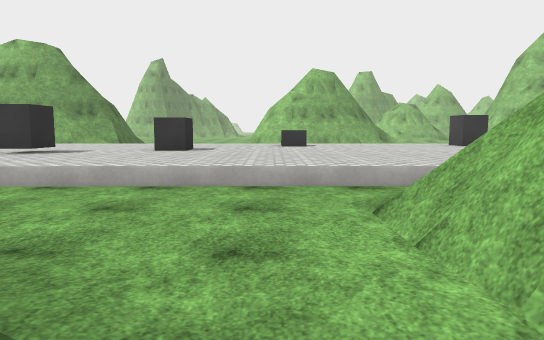
[1] (above)

24 first-person views from a walk through a Unity game level. The camera is 1.2 m above the floor, tilts 6° down and sees 70° across. The floor is counted in squares, 2 m on a side. Each view is taken from the middle of a square. On the plan, view 1 faces up. The plan holds only what a view shows up to about 11 squares ahead; the rest is blank. The place goes on beyond the plan. Surface patterns are stand-ins for the level's own textures.

[2]
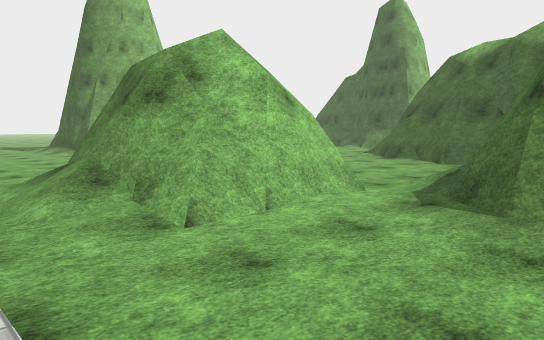

[3]
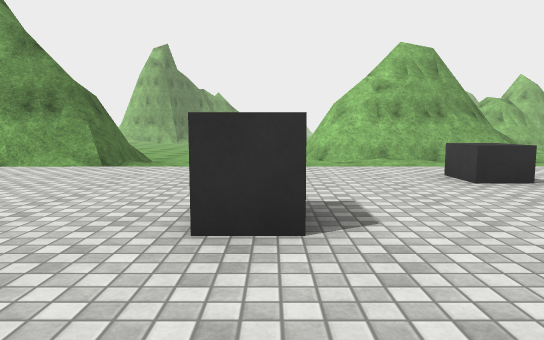

[4]
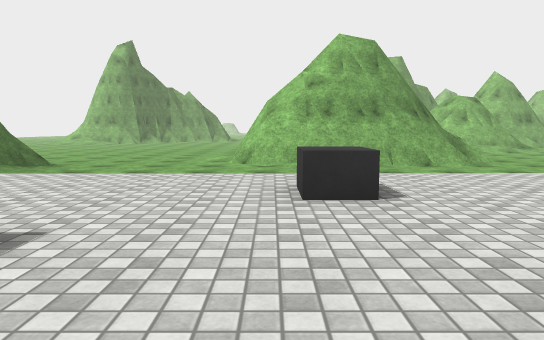

[5]
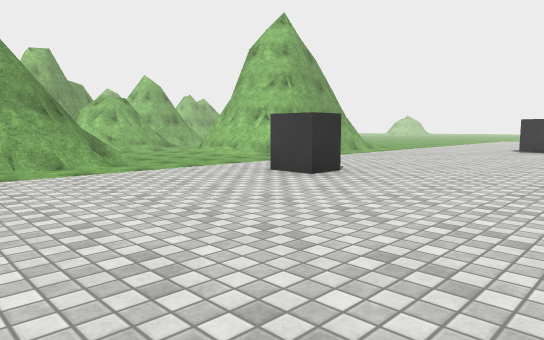

[6]
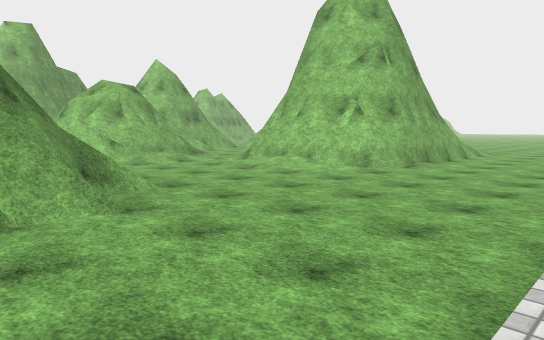

[7]
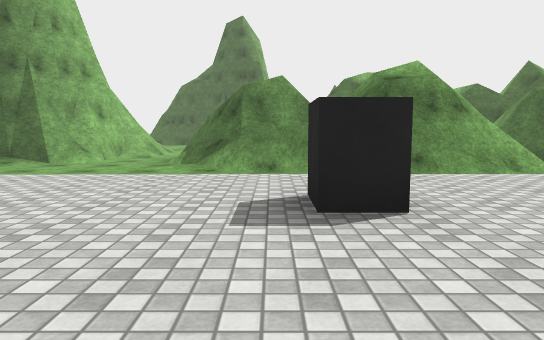

[8]
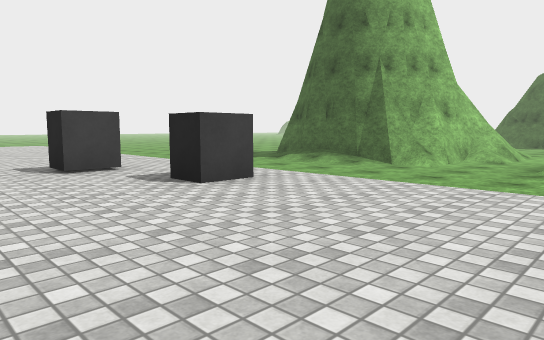

[9]
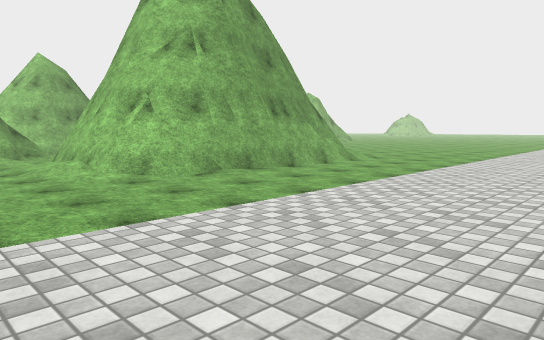

[10]
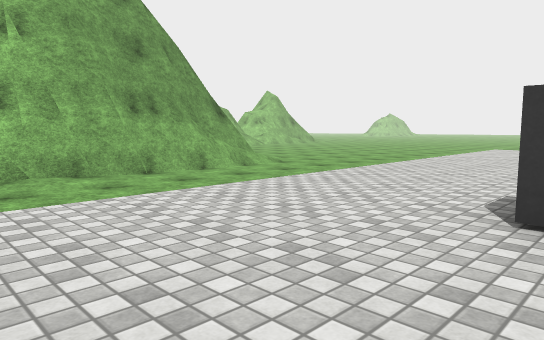

[11]
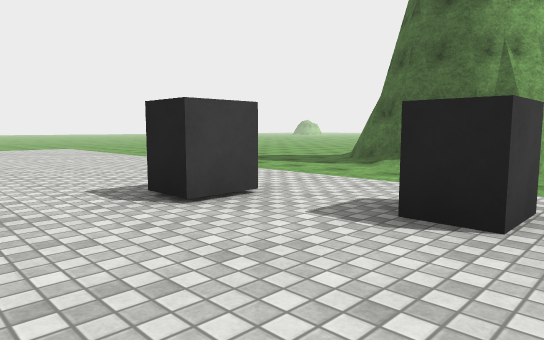

[12]
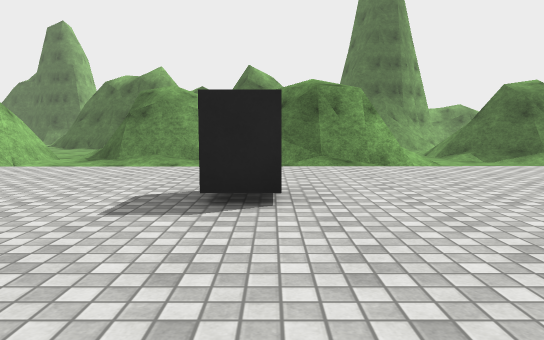

[13]
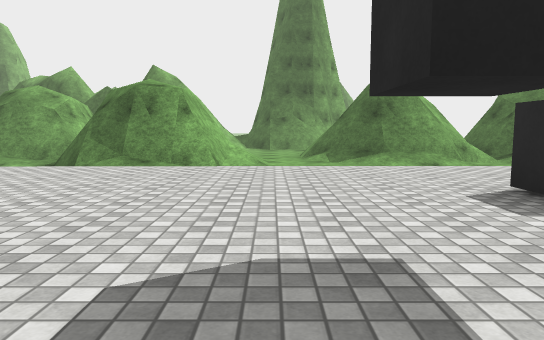

[14]
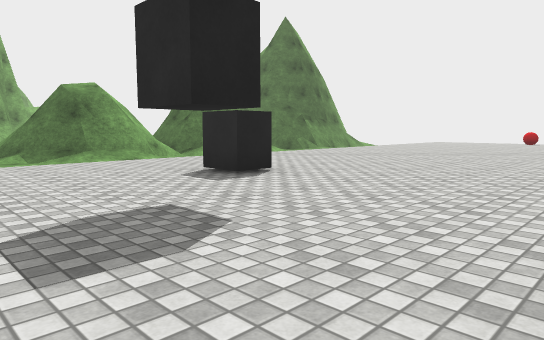

[15]
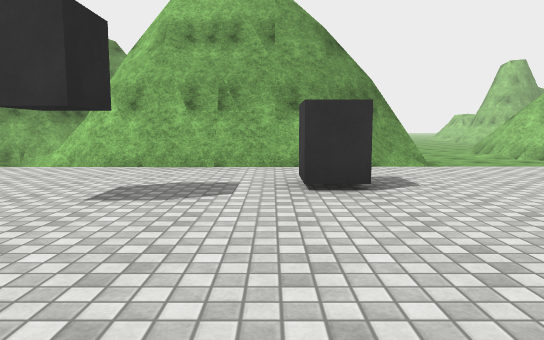

[16]
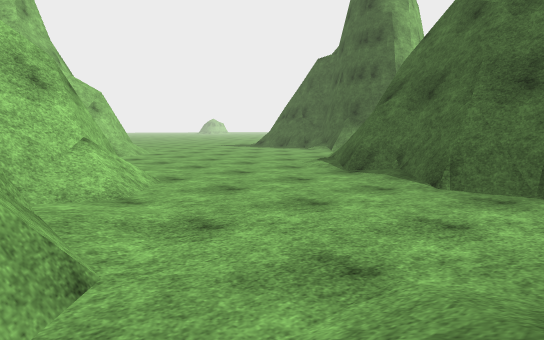

[17]
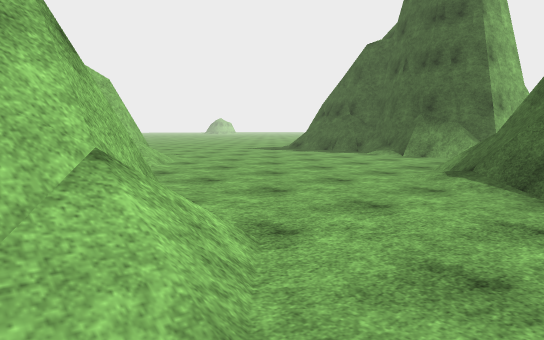

[18]
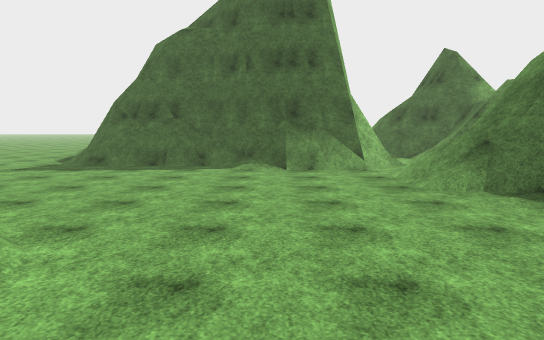

[19]
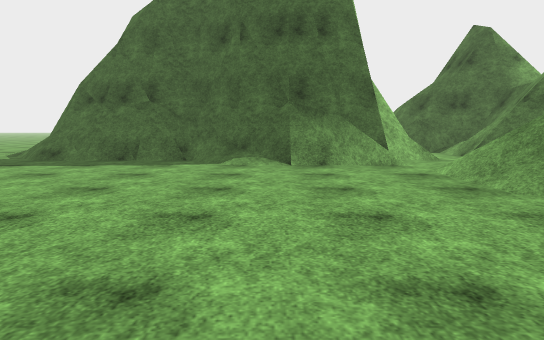

[20]
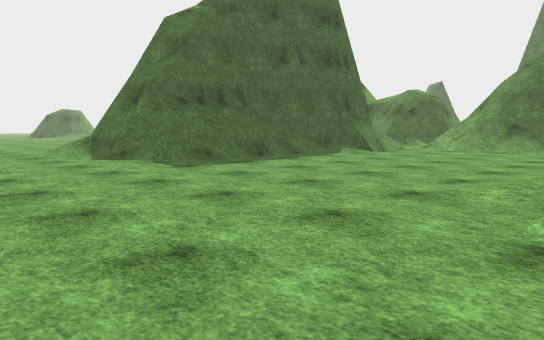

[21]
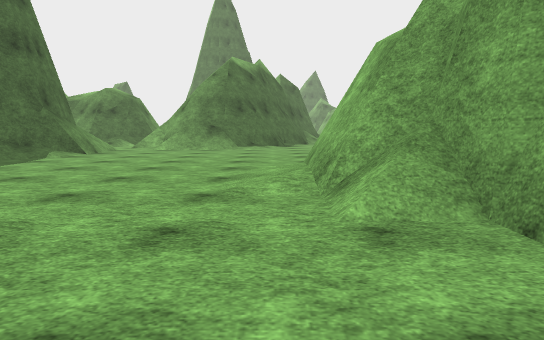

[22]
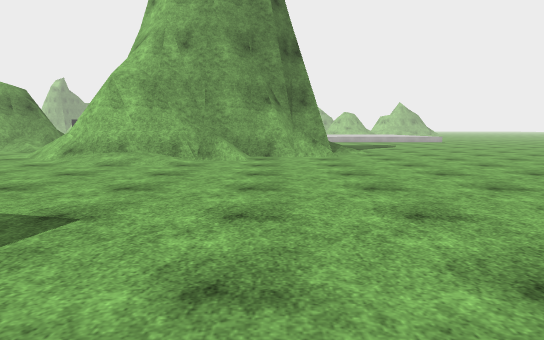

[23]
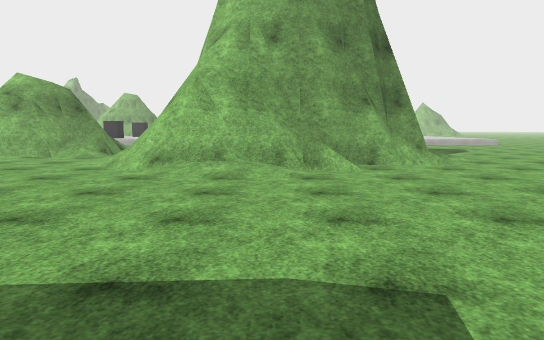

[24]
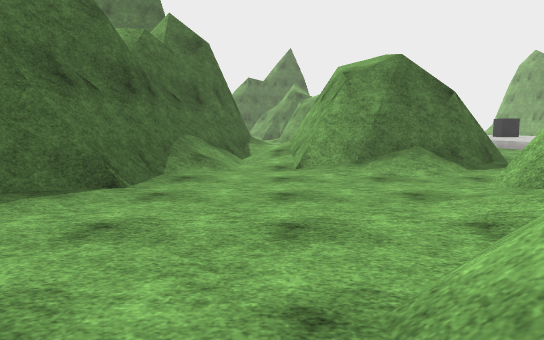

### Floor plan
Key: @ floor where view 1 was taken; # wall or solid block; . main floor; : floor 0.5 m higher than the main floor; / step, stairs or slope; = window, fence, low wall or low ledge; B block.
Columns run from 13 left of view 1 to 17 right of it. Each row starts with its distance up from view 1.
 23                     ###/
 22                     /##/
 21                     .//.
 20                     .../
 19                    .../#
 18        .....#    #=.../#      #
 17 #      .....######/....##   ###
 16 #      #.....#####......#####//
 15 #      ##......................
 14       ###.....  ...............
 13  /#######        ..............
 12  ///// ///:::::::::::::::::::::
 11 ::::::::::::::B:::B::::::::::::
 10 ::::::B:::::::::::::::::::::::
  9 :::B:::::::B::::::::::::::B
  8 :B::::::B::B:::::::::::::::::::
  7 ::::::::B:::::::::B:::::::B::::
  6  :::::::::::::::::::::::B::::::
  5  ::::::::::::///// ////////////
  4       //.......///..
  3     .####.....=###/............
  2 //../#####//..####///..........
  1 ##/./##  ####.#######/...////..
  0 ###/.    ####@/#### ##../####/
 -1   #=        #/../####=..##  ##
 -2            ##/.../###/./#    #/
 -3         /////..........=#   ##/
 -4         ###=//.........######/.
 -5           ######........###/...
 -6                ###/......//....
 -7                  #/............
 -8                  #/............
 -9                  #/............
-10                   .............
-11                   .//#/........
-12                ##./####=##/...
-13                #/.##  #####/..
-14                #/.        #/.

Where each view was taken, in squares from view 1:
view 1: 0 up, 0 right, facing up
view 2: 5 up, 2 left, facing down-right
view 3: 6 up, 2 left, facing up
view 4: 7 up, 0 right, facing up
view 5: 7 up, 1 right, facing up-right
view 6: 12 up, 3 right, facing up-right
view 7: 10 up, 6 right, facing down
view 8: 9 up, 7 right, facing down-right
view 9: 10 up, 7 right, facing up-right
view 10: 9 up, 10 right, facing up-right
view 11: 9 up, 10 right, facing down-right
view 12: 11 up, 5 left, facing down
view 13: 11 up, 9 left, facing down
view 14: 12 up, 8 left, facing down-left
view 15: 6 up, 8 left, facing up
view 16: 0 up, 0 right, facing down-right
view 17: 1 down, 3 right, facing down-right
view 18: 2 down, 8 right, facing down
view 19: 4 down, 8 right, facing down
view 20: 5 down, 17 right, facing down-left
view 21: 6 down, 17 right, facing left
view 22: 13 down, 15 right, facing up
view 23: 12 down, 13 right, facing up
view 24: 3 down, 6 right, facing left
